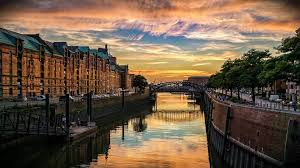
#> input picture 1 Parcial/Practica3/Procesamiento de Imagenesdave/Programas/ima1.jpg, 300 x 168 px
$ python Practica1_2.py
#> lines starting #> are read from the running program, lines starting #| are printed output that depends on the picture
import cv2
import numpy as np
import matplotlib.pyplot as plot
import random

img = cv2.imread("ima1.jpg",0)
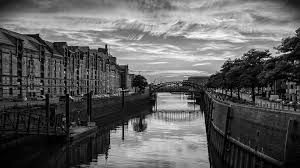
#> img: shape (168, 300); min 0, max 255, mean 93.9
cv2.imshow("Imagen Original ", img)
cv2.waitKey(0)

alto, ancho = img.shape
#> alto = 168; ancho = 300

img2 = np.zeros((alto,ancho,3),np.uint8)

for i in range(0,alto):
    for j in range(0,ancho):
        img2[i,j,:] = (img.item(i, j))
i=8
while i <= ancho:
    tonB = random.randrange(255)
    tonG = random.randrange(255)
    tonR = random.randrange(255)

    for j in range(0,i):
        if( (j+(i*3)-16)>=ancho ):
            break
        else:
            img2[:,j+(i*3)-16,0] = (tonR)
            img2[:,j+(i*3)-16,1] = (tonG)
            img2[:,j+(i*3)-16,2] = (tonB)
    i *= 2
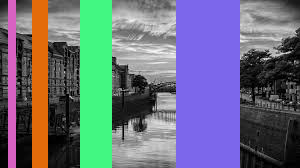
#> img2: shape (168, 300, 3); mean of channels 0, 1, 2 124.2, 111.1, 105.8; drawn as B, G, R
#> after the loop, i = 512

cv2.imshow("Verticales", img2)
cv2.waitKey(0)

$ run again, with 1 Parcial/Practica3/Procesamiento de Imagenesdave/Programas/ima2.jpg copied over 1 Parcial/Practica3/Procesamiento de Imagenesdave/Programas/ima1.jpg
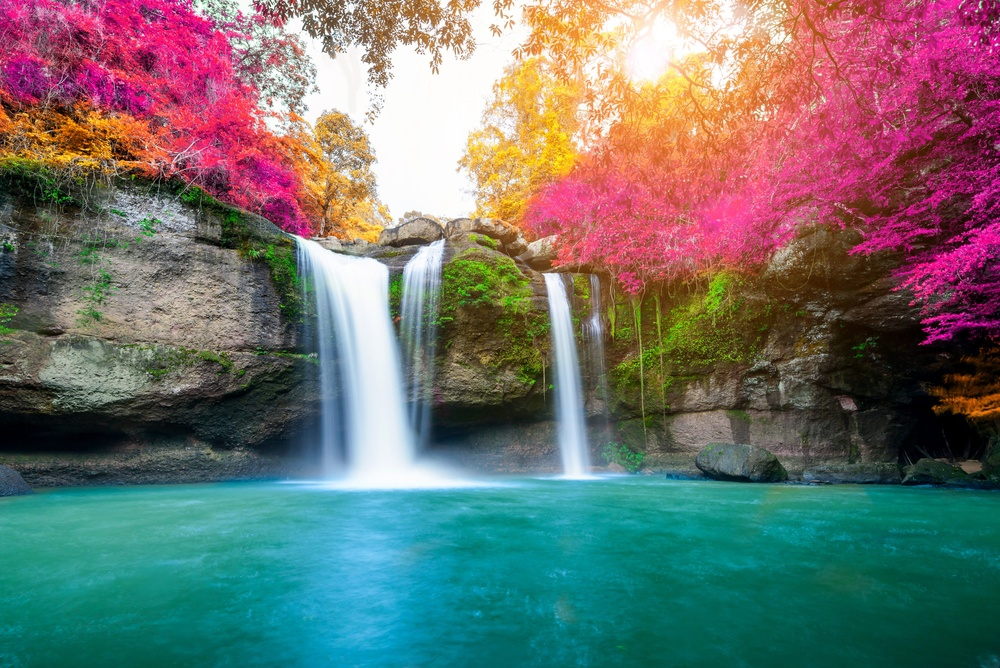
#> input picture 1 Parcial/Practica3/Procesamiento de Imagenesdave/Programas/ima2.jpg, 1000 x 668 px, shrunk from 2560 x 1709 before the run
#> `img = cv2.imread("ima1.jpg",0)`:
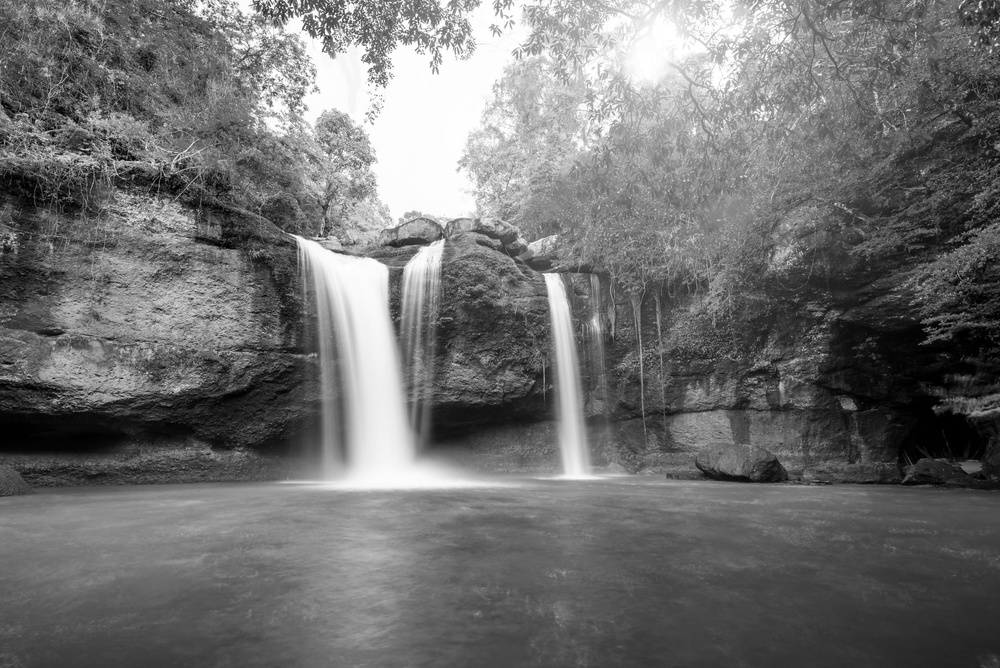
#> img: shape (668, 1000); min 0, max 255, mean 112.4
#> after the loop `while i <= ancho:`:
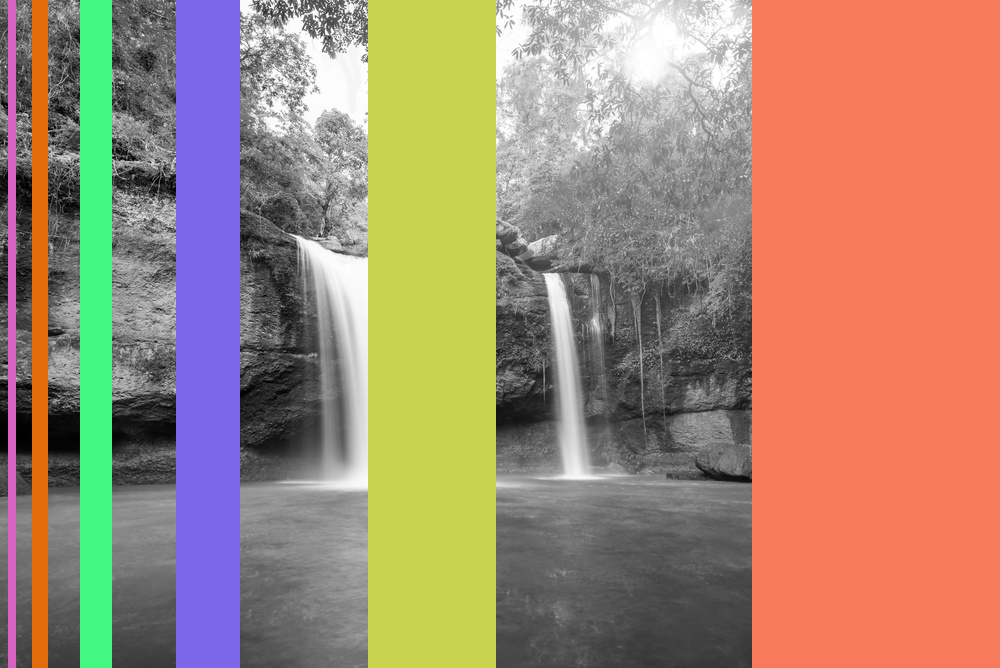
#> img2: shape (668, 1000, 3); mean of channels 0, 1, 2 115.3, 136.4, 164.2; drawn as B, G, R

$ run again, with 1 Parcial/Practica3/Procesamiento de Imagenesdave/Programas/ima4.jpg copied over 1 Parcial/Practica3/Procesamiento de Imagenesdave/Programas/ima1.jpg
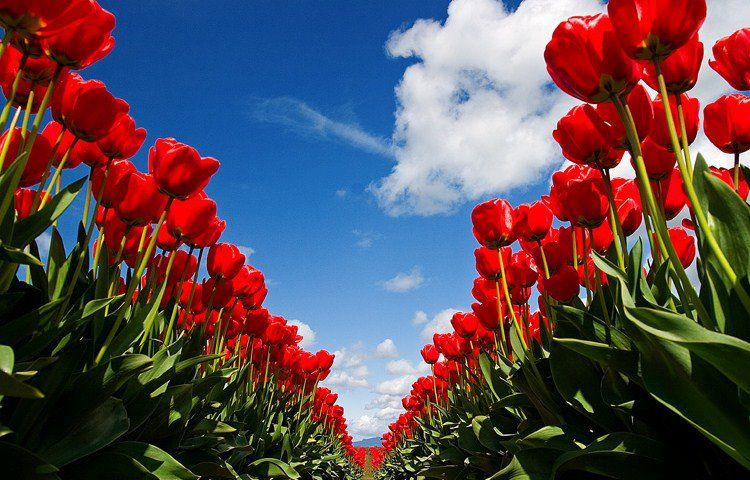
#> input picture 1 Parcial/Practica3/Procesamiento de Imagenesdave/Programas/ima4.jpg, 750 x 480 px
#> `img = cv2.imread("ima1.jpg",0)`:
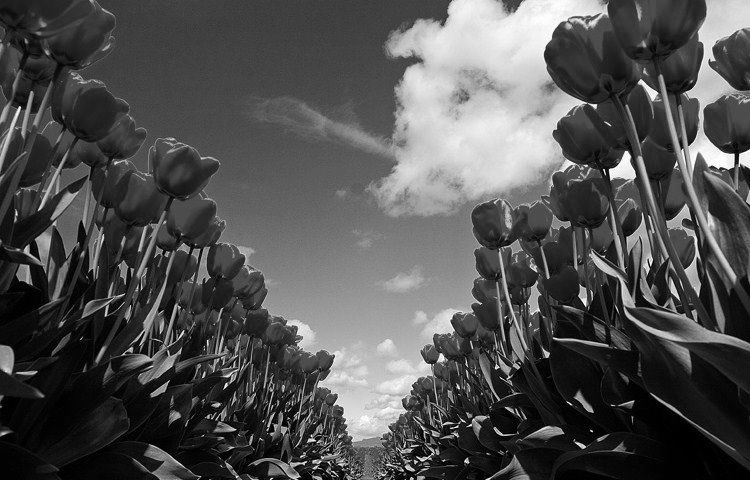
#> img: shape (480, 750); min 0, max 255, mean 80.7
#> after the loop `while i <= ancho:`:
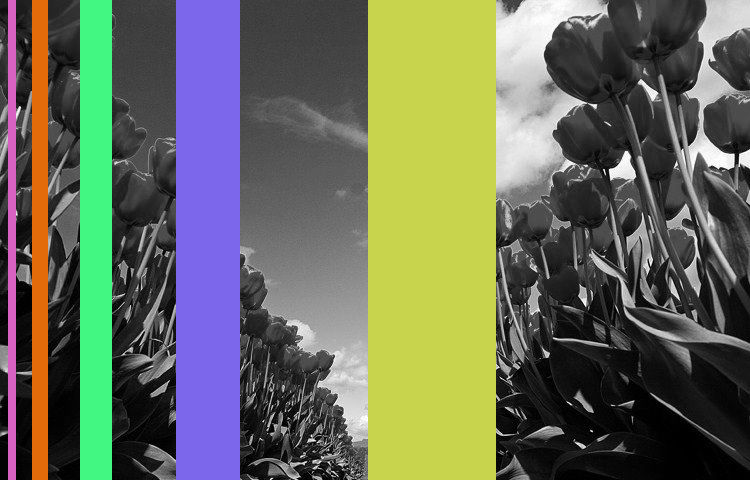
#> img2: shape (480, 750, 3); mean of channels 0, 1, 2 90.5, 108.3, 104.2; drawn as B, G, R
